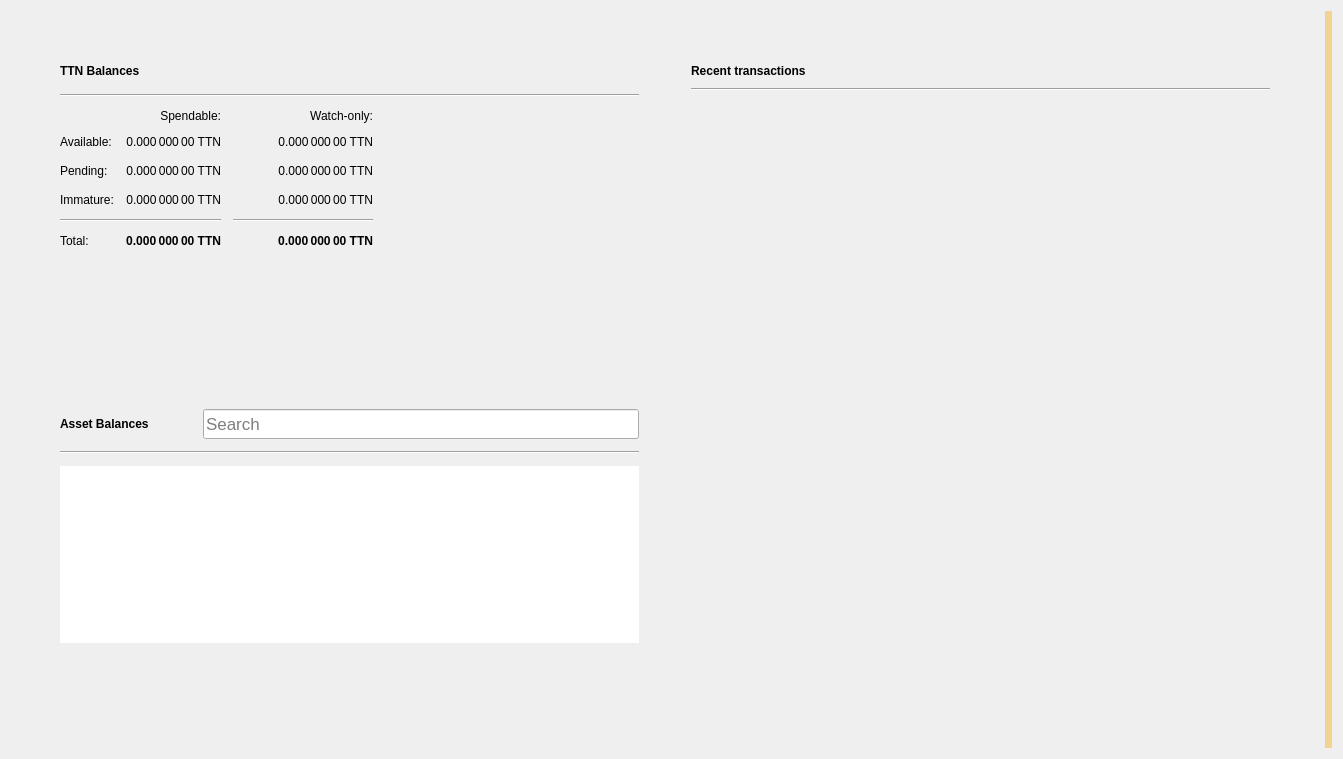
<?xml version="1.0" encoding="UTF-8"?>
<ui version="4.0">
 <class>OverviewPage</class>
 <widget class="QWidget" name="OverviewPage">
  <property name="geometry">
   <rect>
    <x>0</x>
    <y>0</y>
    <width>1343</width>
    <height>759</height>
   </rect>
  </property>
  <property name="windowTitle">
   <string>Form</string>
  </property>
  <property name="autoFillBackground">
   <bool>false</bool>
  </property>
  <layout class="QGridLayout" name="gridLayout_3">
   <item row="0" column="1">
    <layout class="QVBoxLayout" name="verticalLayout_7">
     <property name="spacing">
      <number>0</number>
     </property>
     <property name="leftMargin">
      <number>0</number>
     </property>
     <property name="topMargin">
      <number>0</number>
     </property>
     <property name="rightMargin">
      <number>0</number>
     </property>
     <property name="bottomMargin">
      <number>0</number>
     </property>
     <item>
      <layout class="QHBoxLayout" name="horizontalLayout" stretch="0,0">
       <property name="spacing">
        <number>34</number>
       </property>
       <property name="sizeConstraint">
        <enum>QLayout::SetMaximumSize</enum>
       </property>
       <property name="leftMargin">
        <number>40</number>
       </property>
       <property name="topMargin">
        <number>40</number>
       </property>
       <property name="rightMargin">
        <number>40</number>
       </property>
       <property name="bottomMargin">
        <number>40</number>
       </property>
       <item>
        <layout class="QVBoxLayout" name="verticalLayout_2">
         <property name="spacing">
          <number>34</number>
         </property>
         <property name="rightMargin">
          <number>0</number>
         </property>
         <item>
          <widget class="QFrame" name="frame">
           <property name="sizePolicy">
            <sizepolicy hsizetype="Preferred" vsizetype="Preferred">
             <horstretch>0</horstretch>
             <verstretch>0</verstretch>
            </sizepolicy>
           </property>
           <property name="frameShape">
            <enum>QFrame::NoFrame</enum>
           </property>
           <property name="frameShadow">
            <enum>QFrame::Raised</enum>
           </property>
           <property name="lineWidth">
            <number>10</number>
           </property>
           <layout class="QVBoxLayout" name="verticalLayout_4">
            <property name="spacing">
             <number>12</number>
            </property>
            <item>
             <layout class="QHBoxLayout" name="horizontalLayout_4">
              <item>
               <widget class="QLabel" name="rvnBalancesLabel">
                <property name="font">
                 <font>
                  <weight>75</weight>
                  <bold>true</bold>
                 </font>
                </property>
                <property name="text">
                 <string>TTN Balances</string>
                </property>
               </widget>
              </item>
              <item>
               <widget class="QPushButton" name="labelWalletStatus">
                <property name="enabled">
                 <bool>true</bool>
                </property>
                <property name="maximumSize">
                 <size>
                  <width>30</width>
                  <height>16777215</height>
                 </size>
                </property>
                <property name="toolTip">
                 <string>The displayed information may be out of date. Your wallet automatically synchronizes with the Titancoin network after a connection is established, but this process has not completed yet.</string>
                </property>
                <property name="text">
                 <string/>
                </property>
                <property name="icon">
                 <iconset>
                  <normaloff>:/icons/warning</normaloff>
                  <disabledoff>:/icons/warning</disabledoff>:/icons/warning</iconset>
                </property>
                <property name="iconSize">
                 <size>
                  <width>24</width>
                  <height>24</height>
                 </size>
                </property>
                <property name="flat">
                 <bool>true</bool>
                </property>
               </widget>
              </item>
              <item>
               <spacer name="horizontalSpacer_3">
                <property name="orientation">
                 <enum>Qt::Horizontal</enum>
                </property>
                <property name="sizeHint" stdset="0">
                 <size>
                  <width>40</width>
                  <height>20</height>
                 </size>
                </property>
               </spacer>
              </item>
             </layout>
            </item>
            <item>
             <widget class="Line" name="line_2">
              <property name="orientation">
               <enum>Qt::Horizontal</enum>
              </property>
             </widget>
            </item>
            <item>
             <layout class="QGridLayout" name="gridLayout">
              <property name="spacing">
               <number>12</number>
              </property>
              <item row="3" column="2">
               <widget class="QLabel" name="labelWatchImmature">
                <property name="font">
                 <font>
                  <weight>50</weight>
                  <bold>false</bold>
                 </font>
                </property>
                <property name="cursor">
                 <cursorShape>IBeamCursor</cursorShape>
                </property>
                <property name="toolTip">
                 <string>Mined balance in watch-only addresses that has not yet matured</string>
                </property>
                <property name="text">
                 <string notr="true">0.000 000 00 TTN</string>
                </property>
                <property name="alignment">
                 <set>Qt::AlignRight|Qt::AlignTrailing|Qt::AlignVCenter</set>
                </property>
                <property name="textInteractionFlags">
                 <set>Qt::LinksAccessibleByMouse|Qt::TextSelectableByKeyboard|Qt::TextSelectableByMouse</set>
                </property>
               </widget>
              </item>
              <item row="2" column="3">
               <spacer name="horizontalSpacer_2">
                <property name="orientation">
                 <enum>Qt::Horizontal</enum>
                </property>
                <property name="sizeHint" stdset="0">
                 <size>
                  <width>40</width>
                  <height>20</height>
                 </size>
                </property>
               </spacer>
              </item>
              <item row="1" column="0">
               <widget class="QLabel" name="labelBalanceText">
                <property name="text">
                 <string>Available:</string>
                </property>
               </widget>
              </item>
              <item row="1" column="2">
               <widget class="QLabel" name="labelWatchAvailable">
                <property name="font">
                 <font>
                  <weight>50</weight>
                  <bold>false</bold>
                 </font>
                </property>
                <property name="cursor">
                 <cursorShape>IBeamCursor</cursorShape>
                </property>
                <property name="toolTip">
                 <string>Your current balance in watch-only addresses</string>
                </property>
                <property name="text">
                 <string notr="true">0.000 000 00 TTN</string>
                </property>
                <property name="alignment">
                 <set>Qt::AlignRight|Qt::AlignTrailing|Qt::AlignVCenter</set>
                </property>
                <property name="textInteractionFlags">
                 <set>Qt::LinksAccessibleByMouse|Qt::TextSelectableByKeyboard|Qt::TextSelectableByMouse</set>
                </property>
               </widget>
              </item>
              <item row="2" column="1">
               <widget class="QLabel" name="labelUnconfirmed">
                <property name="font">
                 <font>
                  <weight>50</weight>
                  <bold>false</bold>
                 </font>
                </property>
                <property name="cursor">
                 <cursorShape>IBeamCursor</cursorShape>
                </property>
                <property name="toolTip">
                 <string>Total of transactions that have yet to be confirmed, and do not yet count toward the spendable balance</string>
                </property>
                <property name="text">
                 <string notr="true">0.000 000 00 TTN</string>
                </property>
                <property name="alignment">
                 <set>Qt::AlignRight|Qt::AlignTrailing|Qt::AlignVCenter</set>
                </property>
                <property name="textInteractionFlags">
                 <set>Qt::LinksAccessibleByMouse|Qt::TextSelectableByKeyboard|Qt::TextSelectableByMouse</set>
                </property>
               </widget>
              </item>
              <item row="4" column="2">
               <widget class="Line" name="lineWatchBalance">
                <property name="sizePolicy">
                 <sizepolicy hsizetype="Preferred" vsizetype="Fixed">
                  <horstretch>0</horstretch>
                  <verstretch>0</verstretch>
                 </sizepolicy>
                </property>
                <property name="minimumSize">
                 <size>
                  <width>140</width>
                  <height>0</height>
                 </size>
                </property>
                <property name="orientation">
                 <enum>Qt::Horizontal</enum>
                </property>
               </widget>
              </item>
              <item row="0" column="1">
               <widget class="QLabel" name="labelSpendable">
                <property name="text">
                 <string>Spendable:</string>
                </property>
                <property name="alignment">
                 <set>Qt::AlignRight|Qt::AlignTrailing|Qt::AlignVCenter</set>
                </property>
               </widget>
              </item>
              <item row="3" column="0">
               <widget class="QLabel" name="labelImmatureText">
                <property name="text">
                 <string>Immature:</string>
                </property>
               </widget>
              </item>
              <item row="5" column="2">
               <widget class="QLabel" name="labelWatchTotal">
                <property name="font">
                 <font>
                  <weight>75</weight>
                  <bold>true</bold>
                 </font>
                </property>
                <property name="cursor">
                 <cursorShape>IBeamCursor</cursorShape>
                </property>
                <property name="toolTip">
                 <string>Current total balance in watch-only addresses</string>
                </property>
                <property name="text">
                 <string notr="true">0.000 000 00 TTN</string>
                </property>
                <property name="alignment">
                 <set>Qt::AlignRight|Qt::AlignTrailing|Qt::AlignVCenter</set>
                </property>
                <property name="textInteractionFlags">
                 <set>Qt::LinksAccessibleByMouse|Qt::TextSelectableByKeyboard|Qt::TextSelectableByMouse</set>
                </property>
               </widget>
              </item>
              <item row="4" column="0" colspan="2">
               <widget class="Line" name="line">
                <property name="orientation">
                 <enum>Qt::Horizontal</enum>
                </property>
               </widget>
              </item>
              <item row="0" column="2">
               <widget class="QLabel" name="labelWatchonly">
                <property name="text">
                 <string>Watch-only:</string>
                </property>
                <property name="alignment">
                 <set>Qt::AlignRight|Qt::AlignTrailing|Qt::AlignVCenter</set>
                </property>
               </widget>
              </item>
              <item row="5" column="1">
               <widget class="QLabel" name="labelTotal">
                <property name="font">
                 <font>
                  <weight>75</weight>
                  <bold>true</bold>
                 </font>
                </property>
                <property name="cursor">
                 <cursorShape>IBeamCursor</cursorShape>
                </property>
                <property name="toolTip">
                 <string>Your current total balance</string>
                </property>
                <property name="text">
                 <string notr="true">0.000 000 00 TTN</string>
                </property>
                <property name="alignment">
                 <set>Qt::AlignRight|Qt::AlignTrailing|Qt::AlignVCenter</set>
                </property>
                <property name="textInteractionFlags">
                 <set>Qt::LinksAccessibleByMouse|Qt::TextSelectableByKeyboard|Qt::TextSelectableByMouse</set>
                </property>
               </widget>
              </item>
              <item row="1" column="1">
               <widget class="QLabel" name="labelBalance">
                <property name="font">
                 <font>
                  <weight>50</weight>
                  <bold>false</bold>
                 </font>
                </property>
                <property name="cursor">
                 <cursorShape>IBeamCursor</cursorShape>
                </property>
                <property name="toolTip">
                 <string>Your current spendable balance</string>
                </property>
                <property name="text">
                 <string notr="true">0.000 000 00 TTN</string>
                </property>
                <property name="alignment">
                 <set>Qt::AlignRight|Qt::AlignTrailing|Qt::AlignVCenter</set>
                </property>
                <property name="textInteractionFlags">
                 <set>Qt::LinksAccessibleByMouse|Qt::TextSelectableByKeyboard|Qt::TextSelectableByMouse</set>
                </property>
               </widget>
              </item>
              <item row="2" column="0">
               <widget class="QLabel" name="labelPendingText">
                <property name="text">
                 <string>Pending:</string>
                </property>
               </widget>
              </item>
              <item row="5" column="0">
               <widget class="QLabel" name="labelTotalText">
                <property name="text">
                 <string>Total:</string>
                </property>
               </widget>
              </item>
              <item row="3" column="1">
               <widget class="QLabel" name="labelImmature">
                <property name="font">
                 <font>
                  <weight>50</weight>
                  <bold>false</bold>
                 </font>
                </property>
                <property name="cursor">
                 <cursorShape>IBeamCursor</cursorShape>
                </property>
                <property name="toolTip">
                 <string>Mined balance that has not yet matured</string>
                </property>
                <property name="text">
                 <string notr="true">0.000 000 00 TTN</string>
                </property>
                <property name="alignment">
                 <set>Qt::AlignRight|Qt::AlignTrailing|Qt::AlignVCenter</set>
                </property>
                <property name="textInteractionFlags">
                 <set>Qt::LinksAccessibleByMouse|Qt::TextSelectableByKeyboard|Qt::TextSelectableByMouse</set>
                </property>
               </widget>
              </item>
              <item row="2" column="2">
               <widget class="QLabel" name="labelWatchPending">
                <property name="font">
                 <font>
                  <weight>50</weight>
                  <bold>false</bold>
                 </font>
                </property>
                <property name="cursor">
                 <cursorShape>IBeamCursor</cursorShape>
                </property>
                <property name="toolTip">
                 <string>Unconfirmed transactions to watch-only addresses</string>
                </property>
                <property name="text">
                 <string notr="true">0.000 000 00 TTN</string>
                </property>
                <property name="alignment">
                 <set>Qt::AlignRight|Qt::AlignTrailing|Qt::AlignVCenter</set>
                </property>
                <property name="textInteractionFlags">
                 <set>Qt::LinksAccessibleByMouse|Qt::TextSelectableByKeyboard|Qt::TextSelectableByMouse</set>
                </property>
               </widget>
              </item>
             </layout>
            </item>
           </layout>
          </widget>
         </item>
         <item>
          <widget class="QWidget" name="assetVerticalSpaceWidget2" native="true">
           <property name="autoFillBackground">
            <bool>false</bool>
           </property>
           <layout class="QVBoxLayout" name="verticalLayout_6">
            <item>
             <spacer name="verticalSpacer_4">
              <property name="orientation">
               <enum>Qt::Vertical</enum>
              </property>
              <property name="sizeHint" stdset="0">
               <size>
                <width>20</width>
                <height>87</height>
               </size>
              </property>
             </spacer>
            </item>
           </layout>
          </widget>
         </item>
         <item>
          <widget class="QFrame" name="assetFrame">
           <property name="autoFillBackground">
            <bool>true</bool>
           </property>
           <property name="frameShape">
            <enum>QFrame::NoFrame</enum>
           </property>
           <property name="frameShadow">
            <enum>QFrame::Plain</enum>
           </property>
           <property name="lineWidth">
            <number>0</number>
           </property>
           <layout class="QVBoxLayout" name="verticalLayout_5">
            <property name="spacing">
             <number>12</number>
            </property>
            <item>
             <layout class="QHBoxLayout" name="assetBalanceHorizontalLayout">
              <item alignment="Qt::AlignVCenter">
               <widget class="QLabel" name="assetBalanceLabel">
                <property name="font">
                 <font>
                  <weight>75</weight>
                  <bold>true</bold>
                 </font>
                </property>
                <property name="text">
                 <string>Asset Balances</string>
                </property>
               </widget>
              </item>
              <item>
               <widget class="QPushButton" name="labelAssetStatus">
                <property name="enabled">
                 <bool>true</bool>
                </property>
                <property name="maximumSize">
                 <size>
                  <width>30</width>
                  <height>16777215</height>
                 </size>
                </property>
                <property name="toolTip">
                 <string>The displayed information may be out of date. Your wallet automatically synchronizes with the Titancoin network after a connection is established, but this process has not completed yet.</string>
                </property>
                <property name="text">
                 <string/>
                </property>
                <property name="icon">
                 <iconset>
                  <normaloff>:/icons/warning</normaloff>
                  <disabledoff>:/icons/warning</disabledoff>:/icons/warning</iconset>
                </property>
                <property name="iconSize">
                 <size>
                  <width>24</width>
                  <height>24</height>
                 </size>
                </property>
                <property name="flat">
                 <bool>true</bool>
                </property>
               </widget>
              </item>
              <item alignment="Qt::AlignBottom">
               <widget class="QLineEdit" name="assetSearch">
                <property name="sizePolicy">
                 <sizepolicy hsizetype="Expanding" vsizetype="Preferred">
                  <horstretch>0</horstretch>
                  <verstretch>0</verstretch>
                 </sizepolicy>
                </property>
                <property name="minimumSize">
                 <size>
                  <width>0</width>
                  <height>30</height>
                 </size>
                </property>
                <property name="maximumSize">
                 <size>
                  <width>16777215</width>
                  <height>30</height>
                 </size>
                </property>
                <property name="sizeIncrement">
                 <size>
                  <width>0</width>
                  <height>0</height>
                 </size>
                </property>
                <property name="baseSize">
                 <size>
                  <width>0</width>
                  <height>0</height>
                 </size>
                </property>
                <property name="font">
                 <font>
                  <pointsize>13</pointsize>
                 </font>
                </property>
                <property name="maxLength">
                 <number>32</number>
                </property>
                <property name="frame">
                 <bool>true</bool>
                </property>
                <property name="alignment">
                 <set>Qt::AlignLeading|Qt::AlignLeft|Qt::AlignVCenter</set>
                </property>
                <property name="placeholderText">
                 <string>Search</string>
                </property>
                <property name="clearButtonEnabled">
                 <bool>true</bool>
                </property>
               </widget>
              </item>
             </layout>
            </item>
            <item>
             <widget class="Line" name="assetBalanceLine">
              <property name="orientation">
               <enum>Qt::Horizontal</enum>
              </property>
             </widget>
            </item>
            <item>
             <widget class="QListView" name="listAssets">
              <property name="frameShape">
               <enum>QFrame::NoFrame</enum>
              </property>
              <property name="lineWidth">
               <number>0</number>
              </property>
              <property name="verticalScrollMode">
               <enum>QAbstractItemView::ScrollPerItem</enum>
              </property>
             </widget>
            </item>
            <item>
             <widget class="QWidget" name="assetVerticalSpaceWidget" native="true">
              <property name="autoFillBackground">
               <bool>false</bool>
              </property>
              <layout class="QVBoxLayout" name="verticalLayout">
               <item>
                <spacer name="verticalSpacer_3">
                 <property name="orientation">
                  <enum>Qt::Vertical</enum>
                 </property>
                 <property name="sizeHint" stdset="0">
                  <size>
                   <width>20</width>
                   <height>40</height>
                  </size>
                 </property>
                </spacer>
               </item>
              </layout>
             </widget>
            </item>
           </layout>
          </widget>
         </item>
        </layout>
       </item>
       <item>
        <layout class="QVBoxLayout" name="verticalLayout_3">
         <property name="spacing">
          <number>34</number>
         </property>
         <property name="leftMargin">
          <number>0</number>
         </property>
         <item>
          <widget class="QFrame" name="frame_2">
           <property name="sizePolicy">
            <sizepolicy hsizetype="Preferred" vsizetype="Fixed">
             <horstretch>0</horstretch>
             <verstretch>0</verstretch>
            </sizepolicy>
           </property>
           <property name="frameShape">
            <enum>QFrame::NoFrame</enum>
           </property>
           <property name="frameShadow">
            <enum>QFrame::Plain</enum>
           </property>
           <property name="lineWidth">
            <number>0</number>
           </property>
           <layout class="QGridLayout" name="gridLayout_2">
            <property name="horizontalSpacing">
             <number>12</number>
            </property>
            <item row="0" column="0">
             <layout class="QHBoxLayout" name="horizontalLayout_2">
              <item>
               <widget class="QLabel" name="recentTransactionsLabel">
                <property name="font">
                 <font>
                  <weight>75</weight>
                  <bold>true</bold>
                 </font>
                </property>
                <property name="text">
                 <string>Recent transactions</string>
                </property>
               </widget>
              </item>
              <item>
               <widget class="QPushButton" name="labelTransactionsStatus">
                <property name="enabled">
                 <bool>true</bool>
                </property>
                <property name="maximumSize">
                 <size>
                  <width>30</width>
                  <height>16777215</height>
                 </size>
                </property>
                <property name="toolTip">
                 <string>The displayed information may be out of date. Your wallet automatically synchronizes with the Titancoin network after a connection is established, but this process has not completed yet.</string>
                </property>
                <property name="text">
                 <string/>
                </property>
                <property name="icon">
                 <iconset>
                  <normaloff>:/icons/warning</normaloff>
                  <disabledoff>:/icons/warning</disabledoff>:/icons/warning</iconset>
                </property>
                <property name="iconSize">
                 <size>
                  <width>24</width>
                  <height>24</height>
                 </size>
                </property>
                <property name="flat">
                 <bool>true</bool>
                </property>
               </widget>
              </item>
              <item>
               <spacer name="horizontalSpacer">
                <property name="orientation">
                 <enum>Qt::Horizontal</enum>
                </property>
                <property name="sizeHint" stdset="0">
                 <size>
                  <width>40</width>
                  <height>20</height>
                 </size>
                </property>
               </spacer>
              </item>
             </layout>
            </item>
            <item row="2" column="0">
             <widget class="QListView" name="listTransactions">
              <property name="styleSheet">
               <string notr="true">QListView { background: transparent; }</string>
              </property>
              <property name="frameShape">
               <enum>QFrame::NoFrame</enum>
              </property>
              <property name="verticalScrollBarPolicy">
               <enum>Qt::ScrollBarAlwaysOff</enum>
              </property>
              <property name="horizontalScrollBarPolicy">
               <enum>Qt::ScrollBarAlwaysOff</enum>
              </property>
              <property name="selectionMode">
               <enum>QAbstractItemView::NoSelection</enum>
              </property>
             </widget>
            </item>
            <item row="1" column="0">
             <widget class="Line" name="line_3">
              <property name="orientation">
               <enum>Qt::Horizontal</enum>
              </property>
             </widget>
            </item>
           </layout>
          </widget>
         </item>
         <item>
          <spacer name="verticalSpacer_2">
           <property name="orientation">
            <enum>Qt::Vertical</enum>
           </property>
           <property name="sizeHint" stdset="0">
            <size>
             <width>20</width>
             <height>40</height>
            </size>
           </property>
          </spacer>
         </item>
        </layout>
       </item>
      </layout>
     </item>
    </layout>
   </item>
   <item row="0" column="3">
    <widget class="QLabel" name="labelAlerts">
     <property name="visible">
      <bool>true</bool>
     </property>
     <property name="styleSheet">
      <string notr="true">QLabel { background-color: qlineargradient(x1: 0, y1: 0, x2: 1, y2: 0, stop:0 #F0D0A0, stop:1 #F8D488); color:#000000; }</string>
     </property>
     <property name="wordWrap">
      <bool>true</bool>
     </property>
     <property name="margin">
      <number>3</number>
     </property>
     <property name="textInteractionFlags">
      <set>Qt::TextSelectableByMouse</set>
     </property>
    </widget>
   </item>
  </layout>
 </widget>
 <resources/>
 <connections/>
</ui>
